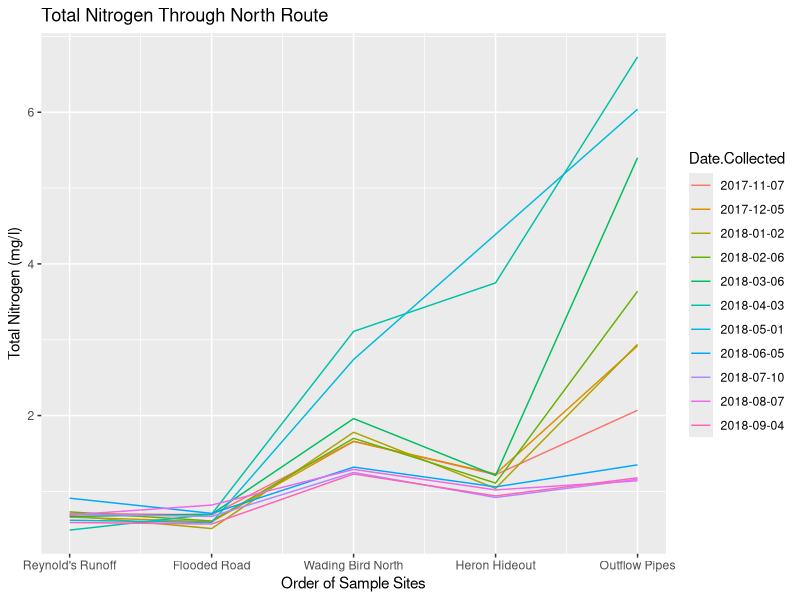
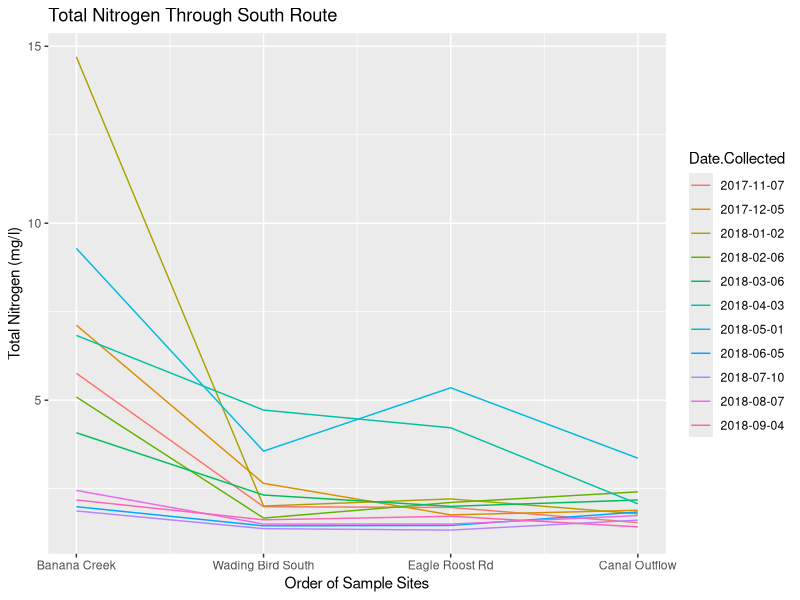
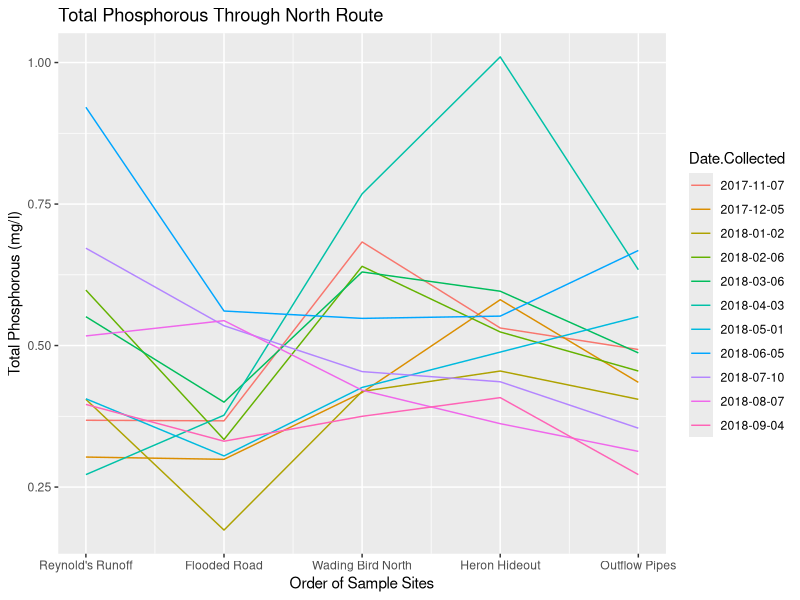
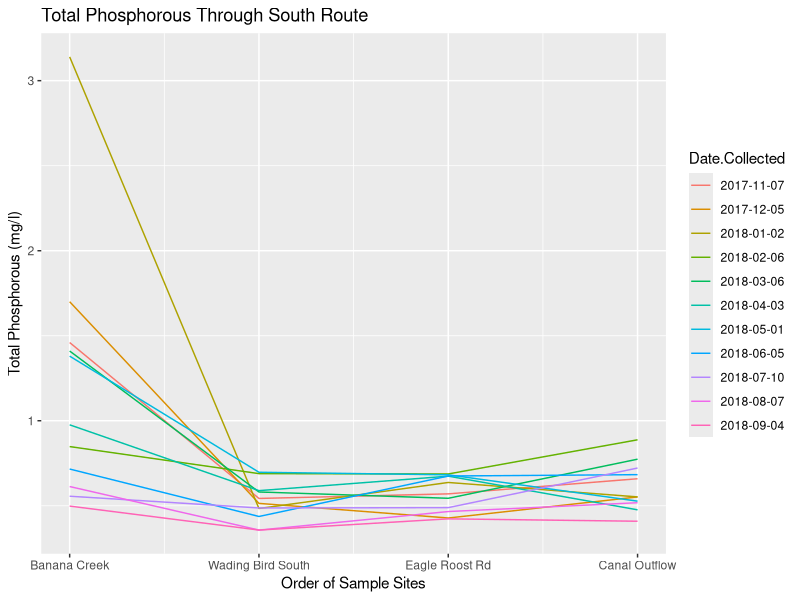

These charts were generated, in order, by the following R code:
## ---- chunk 1
library(plyr)
library(sqldf)
library(ggplot2)
## ---- chunk 2
clpData <- read.csv("SS_Crooked Lake Sandhil.csv", header = TRUE)
str(clpData)
## ---- chunk 3
clp2006 <- data.frame(y2006 = c(clpData[,"X4.6.2006"], clpData[,"X4.13.2006"], clpData[,"X4.13.2006"],
                                clpData[,"X4.13.2006"], clpData[,"X4.13.2006"], clpData[,"X4.13.2006"],
                                clpData[,"X4.13.2006"], clpData[,"X4.13.2006"]))
count(clp2006, vars = "y2006")
## ---- chunk 4
clp2011 <- data.frame(y2011 = c(clpData[,"X4.7.2011"], clpData[,"X4.14.2011"], clpData[,"X4.21.2011"],
                                clpData[,"X4.28.2011"], clpData[,"X5.5.2011"], clpData[,"X5.12.2011"],
                                clpData[,"X5.19.2011"], clpData[,"X5.26.2011"]))
count(clp2011, vars = "y2011")
## ---- chunk 5
clp2012 <- data.frame(y2012 = c(clpData[,"X4.5.2012"], clpData[,"X4.12.2012"], clpData[,"X4.19.2012"],
                                clpData[,"X4.26.2012"], clpData[,"X5.3.2012"], clpData[,"X5.10.2012"],
                                clpData[,"X5.17.2012"], clpData[,"X5.24.2012"]))
count(clp2012, vars = "y2012")
## ---- chunk 6
clp2013 <- data.frame(y2013 = c(clpData[,"X4.4.2013"], clpData[,"X4.11.2013"], clpData[,"X4.18.2013"],
                                clpData[,"X4.25.2013"], clpData[,"X5.2.2013"], clpData[,"X5.19.2013"],
                                clpData[,"X5.23.2013"], clpData[,"X5.30.2013"]))
count(clp2013, vars = "y2013")
## ---- chunk 7
clp2014 <- data.frame(y2014 = c(clpData[,"X4.3.2014"], clpData[,"X4.10.2014"], clpData[,"X4.24.2014"],
                                clpData[,"X5.1.2014"], clpData[,"X5.8.2014"], clpData[,"X5.22.2014"],
                                clpData[,"X5.29.2014"], clpData[,"X6.5.2014"]))
count(clp2014, vars = "y2014")
## ---- chunk 8
clp2015 <- data.frame(y2015 = c(clpData[,"X4.7.2015"], clpData[,"X4.9.2015"], clpData[,"X4.16.2015"],
                                clpData[,"X4.23.2015"], clpData[,"X4.30.2015"], clpData[,"X5.14.2015"],
                                clpData[,"X5.21.2015"], clpData[,"X5.28.2015"]))
count(clp2015, vars = "y2015")
## ---- chunk 9
clp2016 <- data.frame(y2016 = c(clpData[,"X4.7.2016"], clpData[,"X4.14.2016"], clpData[,"X4.21.2016"],
                                clpData[,"X4.28.2016"], clpData[,"X5.5.2016"], clpData[,"X5.12.2016"],
                                clpData[,"X5.19.2016"], clpData[,"X5.26.2016"]))
count(clp2016, vars = "y2016")
## ---- chunk 10
clp2017 <- data.frame(y2017 = c(clpData[,"X4.20.2017"], clpData[,"X4.27.2017"], clpData[,"X5.4.2017"],
                                clpData[,"X5.11.2017"], clpData[,"X5.18.2017"], clpData[,"X5.25.2017"]))
count(clp2017, vars = "y2017")
## ---- chunk 11
clp2018 <- data.frame(y2018 = c(clpData[,"X4.5.2018"], clpData[,"X4.12.2018"], clpData[,"X4.19.2018"],
                                clpData[,"X4.26.2018"], clpData[,"X5.3.2018"], clpData[,"X5.10.2018"],
                                clpData[,"X5.17.2018"], clpData[,"X5.24.2018"]))
count(clp2018, vars = "y2018")
## ---- chunk 12
wtrData <- read.csv("WaterDataClean.csv", header = TRUE)
wtrData$Date.Collected <- as.Date(wtrData$Date.Collected, format = "%m/%d/%y")
wtrData$Date.Collected <- as.factor(wtrData$Date.Collected)
wtrData$Period <- as.factor(wtrData$Period)
str(wtrData)
## ---- chunk 13
nitro <- sqldf('SELECT * FROM wtrData WHERE Parameter LIKE "%nitrogen total%"')
nitroClean <- sqldf('SELECT * FROM nitro ORDER BY "Date.Collected", LabNo')
nitroCleanNorth <- sqldf('SELECT * FROM nitroClean WHERE North = 1 ORDER BY "Date.Collected", Sequence')
nitroCleanSouth <- sqldf('SELECT * FROM nitroClean WHERE North = 0 ORDER BY "Date.Collected", Sequence')

nitroNorth1 <- sqldf('SELECT * FROM nitroCleanNorth WHERE Period = 1 ORDER BY Sequence')
nitroNorth2 <- sqldf('SELECT * FROM nitroCleanNorth WHERE Period = 2 ORDER BY Sequence')
nitroNorth3 <- sqldf('SELECT * FROM nitroCleanNorth WHERE Period = 3 ORDER BY Sequence')
nitroNorth4 <- sqldf('SELECT * FROM nitroCleanNorth WHERE Period = 4 ORDER BY Sequence')
nitroNorth5 <- sqldf('SELECT * FROM nitroCleanNorth WHERE Period = 5 ORDER BY Sequence')
nitroNorth6 <- sqldf('SELECT * FROM nitroCleanNorth WHERE Period = 6 ORDER BY Sequence')
nitroNorth7 <- sqldf('SELECT * FROM nitroCleanNorth WHERE Period = 7 ORDER BY Sequence')
nitroNorth8 <- sqldf('SELECT * FROM nitroCleanNorth WHERE Period = 8 ORDER BY Sequence')
nitroNorth9 <- sqldf('SELECT * FROM nitroCleanNorth WHERE Period = 9 ORDER BY Sequence')
nitroNorth10 <- sqldf('SELECT * FROM nitroCleanNorth WHERE Period = 10 ORDER BY Sequence')
nitroNorth11 <- sqldf('SELECT * FROM nitroCleanNorth WHERE Period = 11 ORDER BY Sequence')

nitroSouth1 <- sqldf('SELECT * FROM nitroCleanSouth WHERE Period = 1 ORDER BY Sequence')
nitroSouth2 <- sqldf('SELECT * FROM nitroCleanSouth WHERE Period = 2 ORDER BY Sequence')
nitroSouth3 <- sqldf('SELECT * FROM nitroCleanSouth WHERE Period = 3 ORDER BY Sequence')
nitroSouth4 <- sqldf('SELECT * FROM nitroCleanSouth WHERE Period = 4 ORDER BY Sequence')
nitroSouth5 <- sqldf('SELECT * FROM nitroCleanSouth WHERE Period = 5 ORDER BY Sequence')
nitroSouth6 <- sqldf('SELECT * FROM nitroCleanSouth WHERE Period = 6 ORDER BY Sequence')
nitroSouth7 <- sqldf('SELECT * FROM nitroCleanSouth WHERE Period = 7 ORDER BY Sequence')
nitroSouth8 <- sqldf('SELECT * FROM nitroCleanSouth WHERE Period = 8 ORDER BY Sequence')
nitroSouth9 <- sqldf('SELECT * FROM nitroCleanSouth WHERE Period = 9 ORDER BY Sequence')
nitroSouth10 <- sqldf('SELECT * FROM nitroCleanSouth WHERE Period = 10 ORDER BY Sequence')
nitroSouth11 <- sqldf('SELECT * FROM nitroCleanSouth WHERE Period = 11 ORDER BY Sequence')
## ---- chunk 14
sqldf('SELECT "Date.Collected", AVG(Result) FROM nitroCleanNorth GROUP BY "Date.Collected"')
ggplot(data=nitroCleanNorth, aes(x=Sequence, y=Result, color=Date.Collected)) +
geom_line() +
ggtitle("Total Nitrogen Through North Route") +
ylab("Total Nitrogen (mg/l)") +
scale_x_continuous("Order of Sample Sites", labels=c("Reynold's Runoff", "Flooded Road", "Wading Bird North", "Heron Hideout", "Outflow Pipes"))
## ---- chunk 15
sqldf('SELECT "Date.Collected", AVG(Result) FROM nitroCleanSouth GROUP BY "Date.Collected"')
ggplot(data=nitroCleanSouth, aes(x=Sequence, y=Result, color=Date.Collected)) +
geom_line() +
ggtitle("Total Nitrogen Through South Route") +
ylab("Total Nitrogen (mg/l)") +
scale_x_continuous("Order of Sample Sites", labels=c("Banana Creek", "Wading Bird South", "Eagle Roost Rd", "Canal Outflow"))
## ---- chunk 16
phos <- sqldf('SELECT * FROM wtrData WHERE Parameter LIKE "%phosphorus total%"')
phosClean <- sqldf('SELECT * FROM phos ORDER BY "Date.Collected", LabNo')
phosCleanNorth <- sqldf('SELECT * FROM phos WHERE North = 1 ORDER BY "Date.Collected", Sequence')
phosCleanSouth <- sqldf('SELECT * FROM phos WHERE North = 0 ORDER BY "Date.Collected", Sequence')

phosNorth1 <- sqldf('SELECT * FROM phosCleanNorth WHERE Period = 1 ORDER BY Sequence')
phosNorth2 <- sqldf('SELECT * FROM phosCleanNorth WHERE Period = 2 ORDER BY Sequence')
phosNorth3 <- sqldf('SELECT * FROM phosCleanNorth WHERE Period = 3 ORDER BY Sequence')
phosNorth4 <- sqldf('SELECT * FROM phosCleanNorth WHERE Period = 4 ORDER BY Sequence')
phosNorth5 <- sqldf('SELECT * FROM phosCleanNorth WHERE Period = 5 ORDER BY Sequence')
phosNorth6 <- sqldf('SELECT * FROM phosCleanNorth WHERE Period = 6 ORDER BY Sequence')
phosNorth7 <- sqldf('SELECT * FROM phosCleanNorth WHERE Period = 7 ORDER BY Sequence')
phosNorth8 <- sqldf('SELECT * FROM phosCleanNorth WHERE Period = 8 ORDER BY Sequence')
phosNorth9 <- sqldf('SELECT * FROM phosCleanNorth WHERE Period = 9 ORDER BY Sequence')
phosNorth10 <- sqldf('SELECT * FROM phosCleanNorth WHERE Period = 10 ORDER BY Sequence')
phosNorth11 <- sqldf('SELECT * FROM phosCleanNorth WHERE Period = 11 ORDER BY Sequence')

phosSouth1 <- sqldf('SELECT * FROM phosCleanSouth WHERE Period = 1 ORDER BY Sequence')
phosSouth2 <- sqldf('SELECT * FROM phosCleanSouth WHERE Period = 2 ORDER BY Sequence')
phosSouth3 <- sqldf('SELECT * FROM phosCleanSouth WHERE Period = 3 ORDER BY Sequence')
phosSouth4 <- sqldf('SELECT * FROM phosCleanSouth WHERE Period = 4 ORDER BY Sequence')
phosSouth5 <- sqldf('SELECT * FROM phosCleanSouth WHERE Period = 5 ORDER BY Sequence')
phosSouth6 <- sqldf('SELECT * FROM phosCleanSouth WHERE Period = 6 ORDER BY Sequence')
phosSouth7 <- sqldf('SELECT * FROM phosCleanSouth WHERE Period = 7 ORDER BY Sequence')
phosSouth8 <- sqldf('SELECT * FROM phosCleanSouth WHERE Period = 8 ORDER BY Sequence')
phosSouth9 <- sqldf('SELECT * FROM phosCleanSouth WHERE Period = 9 ORDER BY Sequence')
phosSouth10 <- sqldf('SELECT * FROM phosCleanSouth WHERE Period = 10 ORDER BY Sequence')
phosSouth11 <- sqldf('SELECT * FROM phosCleanSouth WHERE Period = 11 ORDER BY Sequence')
## ---- chunk 17
sqldf('SELECT "Date.Collected", AVG(Result) FROM phosCleanNorth GROUP BY "Date.Collected"')
ggplot(data=phosCleanNorth, aes(x=Sequence, y=Result, color=Date.Collected)) +
geom_line() +
ggtitle("Total Phosphorous Through North Route") +
ylab("Total Phosphorous (mg/l)") +
scale_x_continuous("Order of Sample Sites", labels=c("Reynold's Runoff", "Flooded Road", "Wading Bird North", "Heron Hideout", "Outflow Pipes"))
## ---- chunk 18
sqldf('SELECT "Date.Collected", AVG(Result) FROM phosCleanSouth GROUP BY "Date.Collected"')
ggplot(data=phosCleanSouth, aes(x=Sequence, y=Result, color=Date.Collected)) +
geom_line() +
ggtitle("Total Phosphorous Through South Route") +
ylab("Total Phosphorous (mg/l)") +
scale_x_continuous("Order of Sample Sites", labels=c("Banana Creek", "Wading Bird South", "Eagle Roost Rd", "Canal Outflow"))
